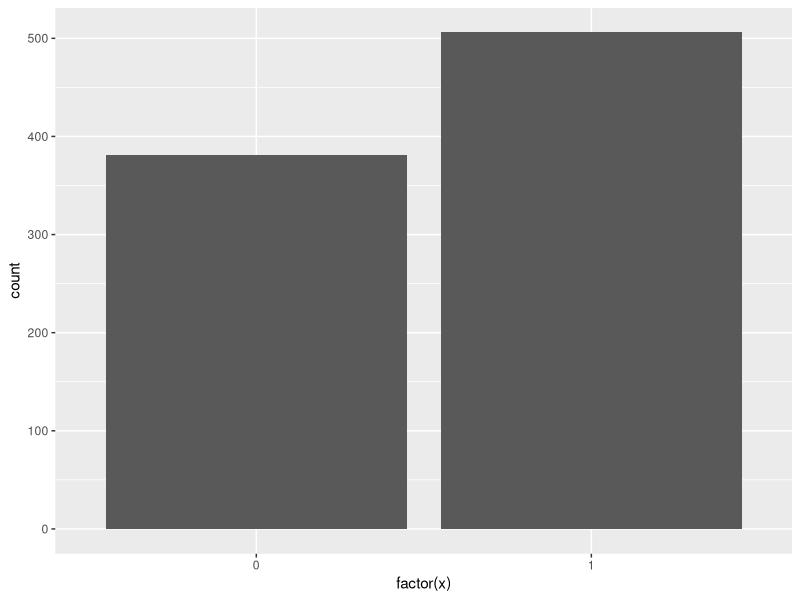
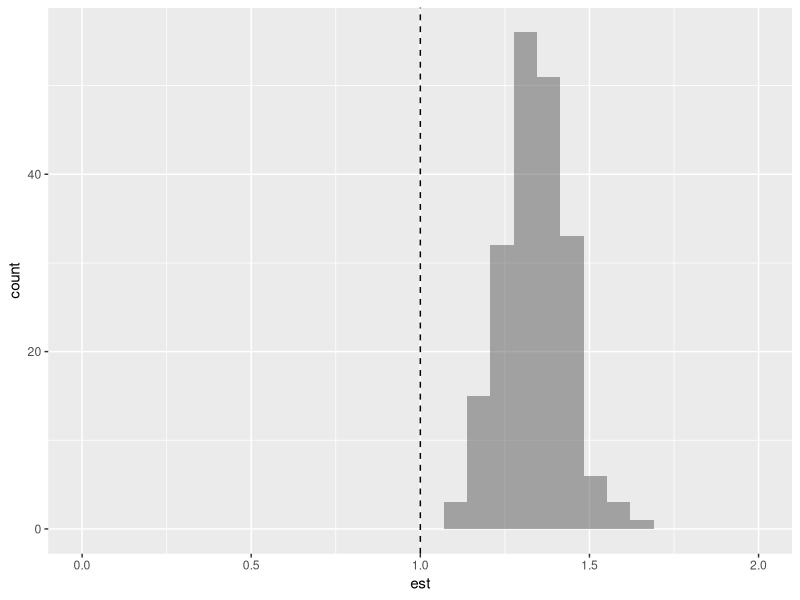
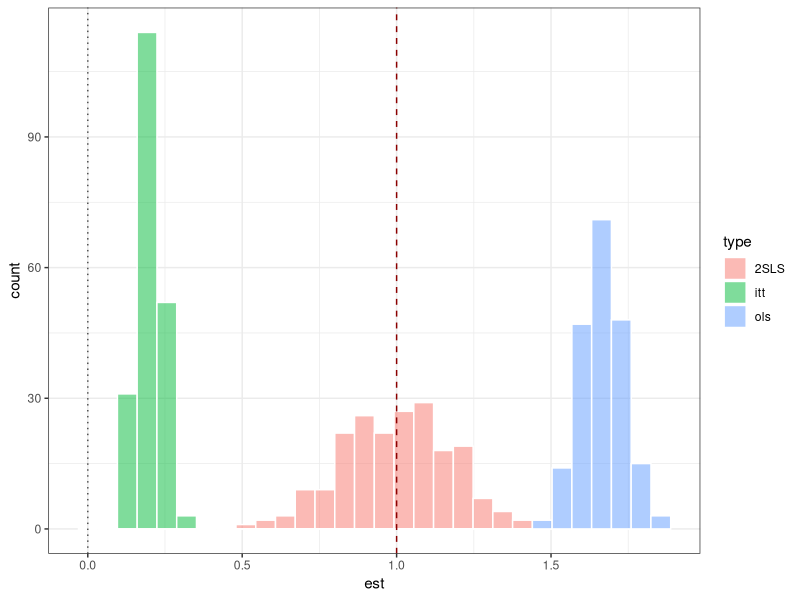
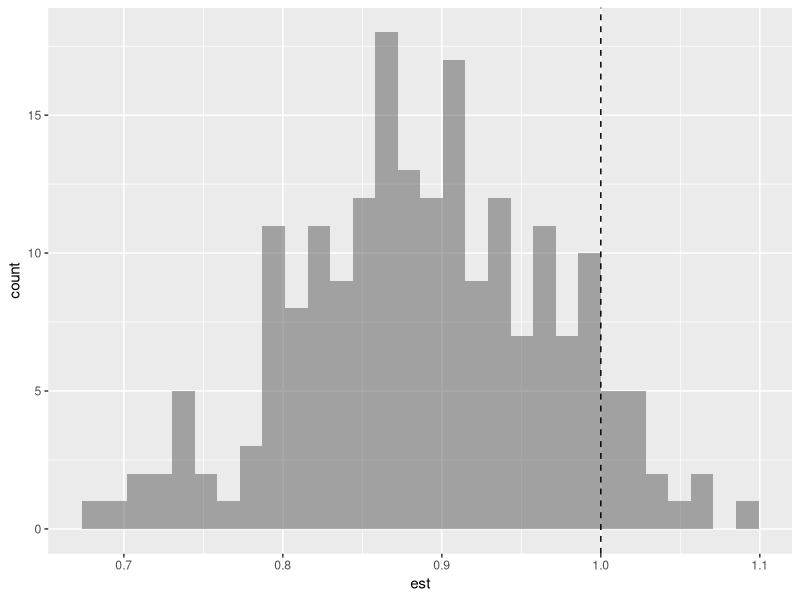

R code for these plots, in order:
#'
#'  Week 7: Experiments
#'  Simulation Code
#'

require(tidyverse)


# Simulate a randomized experiment ----------------------------------------
    
    N = 1000
    A <- rnorm(N)  # Assignment Variable 
    tr <- 1*(A > 0) # Treatment (assignment into the T or C group depends on A)
    b1 = 1 # Treatment effect
    y <- 1 + b1*tr + rnorm(N)
    
    # Run model
    m <- lm(y ~ tr)
    summary(m)
    
    

# Simulate Imbalance ------------------------------------------------------


    N = 1000
    A <- rnorm(N)  # Assignment Variable 
    x <- rbinom(N,size=1,prob = .5)
    tr <- 1*(A > 0) # Treatment (assignment into the T or C group depends on A)
    b1 = 1 # Treatment effect
    y <- 1 + b1*tr + 2*x + rnorm(N)
    D = tibble(y,tr,x)
    
    # Imbalance as a function of random sampling.
    D_imb <- 
      bind_rows(
        D %>% filter(tr == 1, x == 1) %>% sample_frac(1),
        D %>% filter(tr == 1, x == 0) %>% sample_frac(.5),
        D %>% filter(tr == 0, x == 1) %>% sample_frac(1),
        D %>% filter(tr == 0, x == 0) %>% sample_frac(1),
      )
    
    # Visualize the imbalance
    D_imb %>% 
      ggplot(aes(factor(x))) +
      geom_bar()
    
    # Run model
    m <- lm(y ~ tr,data=D_imb)
    summary(m)
    
    
    # Monte Carlo Simulation
    n_sims <- 200
    orig_est <- rep(NA,n_sims)
    for ( i in 1:n_sims){
      N = 1000
      A <- rnorm(N)  # Assignment Variable 
      x <- rbinom(N,size=1,prob = .5)
      tr <- 1*(A > 0) # Treatment (assignment into the T or C group depends on A)
      b1 = 1 # Treatment effect
      y <- 1 + b1*tr + 2*x + rnorm(N)
      D = tibble(y,tr,x)
      
      # Imbalance as a function of random sampling.
      D_imb <- 
        bind_rows(
          D %>% filter(tr == 1, x == 1) %>% sample_frac(1),
          D %>% filter(tr == 1, x == 0) %>% sample_frac(.5),
          D %>% filter(tr == 0, x == 1) %>% sample_frac(1),
          D %>% filter(tr == 0, x == 0) %>% sample_frac(1),
        )
      
      # Run model
      m <- lm(y ~ tr,data=D_imb)
      orig_est[i] = broom::tidy(m) %>% filter(term=="tr") %>% pull("estimate")
    }
    
    # Visualize
    tibble(est=orig_est) %>% 
      ggplot(aes(est)) +
      geom_histogram(bin=30,alpha=.5) +
      geom_vline(xintercept = b1,lty=2) +
      xlim(0,2)
    
    
    # Imbalance checks
    lm(x ~ tr,data=D_imb) %>% summary()
    
    # Correction? Include the variable
    m <- lm(y ~ tr + x,data=D_imb)
    summary(m)
    

# Simulate Non-Compliance -----------------------------------------------------

    N = 1000
    A <- rnorm(N)  # Assignment Variable 
    C <- rbinom(N,size=1,prob=.5) # Compliance
    tr <- 1*(A*C > 0) # Treatment (assignment into the T or C group depends on A)
    b1 = 1 # Treatment effect
    y <- 1 + b1*tr + C + rnorm(N)
    D = tibble(y,tr,x,C)
    
    # Run model 
    m <- lm(y ~ tr,data=D)
    summary(m)
    
    
    # ITT Correction
    m <- lm(y ~ A,data=D)
    summary(m)
    
    
    # 2SLS Correction
    m_2sls <- AER::ivreg(y ~ tr | A, data = D)
    summary(m_2sls)

    
    # Monte Carlo Simulation
    n_sims <- 200
    orig_tr_est <- rep(NA,n_sims)
    itt_tr_est <- rep(NA,n_sims)
    iv_tr_est <- rep(NA,n_sims)
    for ( i in 1:n_sims){
      N = 1000
      A <- rnorm(N)  # Assignment Variable 
      C <- rbinom(N,size=1,prob=.5) 
      tr <- 1*(A*C > 0) # Treatment (assignment into the T or C group depends on A)
      b1 = 1 # Treatment effect
      y <- 1 + b1*tr + C + rnorm(N)
      D = tibble(y,tr,x,C)
      
      # Run model 
      orig_tr_est[i] <- lm(y ~ tr,data=D) %>% broom::tidy() %>% filter(term == 'tr') %>% pull('estimate')
      
      # ITT Correction
      itt_tr_est[i] <- lm(y ~ A,data=D) %>% broom::tidy() %>% filter(term == 'A') %>% pull('estimate')
      
      # 2SLS Correction
      iv_tr_est[i] <- AER::ivreg(y ~ tr | A, data = D) %>% broom::tidy() %>% filter(term == 'tr') %>% pull('estimate') %>%  .[1]
    }
    
    # Visualize
    bind_rows(
      tibble(est=orig_tr_est,type="ols"),
      tibble(est=itt_tr_est,type="itt"),
      tibble(est=iv_tr_est,type="2SLS")
    ) %>% 
      ggplot(aes(est,fill=type)) +
      geom_histogram(position="identity",alpha=.5,color="white",bin=100) +
      geom_vline(xintercept = b1,lty=2,color="darkred") +
      geom_vline(xintercept = 0,lty=3,color="grey30") +
      theme_bw()
    
    

# Simulate Attrition ---------------------------------------------------------------

    N = 1000
    A <- rnorm(N)  # Assignment Variable 
    tr <- 1*(A > 0) # Treatment (assignment into the T or C group depends on A)
    z <- 1*(rnorm(N) > 0)
    stay <- 1*((tr + z) > 0)
    b1 = 1 # Treatment effect
    y <- 1 + b1*tr + z + rnorm(N)
    D = tibble(y,tr,x,z,stay) %>% 
      filter(stay == 1)
    
    
    # Run model 
    m <- lm(y ~ tr,data=D)
    summary(m)
    
    
    # Monte Carlo Simulation
    n_sims <- 200
    orig_est <- rep(NA,n_sims)
    for ( i in 1:n_sims){
      N = 1000
      A <- rnorm(N)  # Assignment Variable 
      tr <- 1*(A > 0) # Treatment (assignment into the T or C group depends on A)
      z <- 1*(rnorm(N) > 0)
      stay <- 1*((tr + 3*z + rnorm(N)) > 0)
      b1 = 1 # Treatment effect
      y <- 1 + b1*tr + z + rnorm(N)
      D = tibble(y,tr,x,z,stay) %>% 
        filter(stay == 1)
      
      # Run model 
      m <- lm(y ~ tr,data=D)
      
      # Store result
      orig_est[i] = broom::tidy(m) %>% filter(term=="tr") %>% pull("estimate")
    }
    
    # Visualize
    tibble(est=orig_est) %>% 
      ggplot(aes(est)) +
      geom_histogram(bins=30,alpha=.5) +
      geom_vline(xintercept = b1,lty=2) 
    
    
    # Check for attrition. 
    lm(stay ~ tr,data = D) %>% summary()
    lm(stay ~ tr*z,data = D) %>% summary()
    
    
    
    # Correction 1: Multivariate regression 
    lm(y ~ tr + z,data=D) %>% summary()
    
    # Correction 2: Trimming
    set.seed(1234)
    bind_rows(
      D %>% filter(tr == 1,z == 1) %>% sample_n(50),
      D %>% filter(tr == 1,z == 0) %>% sample_n(50),
      D %>% filter(tr == 0,z == 1) %>% sample_n(50),
      D %>% filter(tr == 0,z == 0) %>% sample_n(50),
    ) %>% 
      lm(y ~ tr,data=.) %>% 
      summary()
    
    # Correction 3: Selection model (talk about this week 14)
    
    
    
